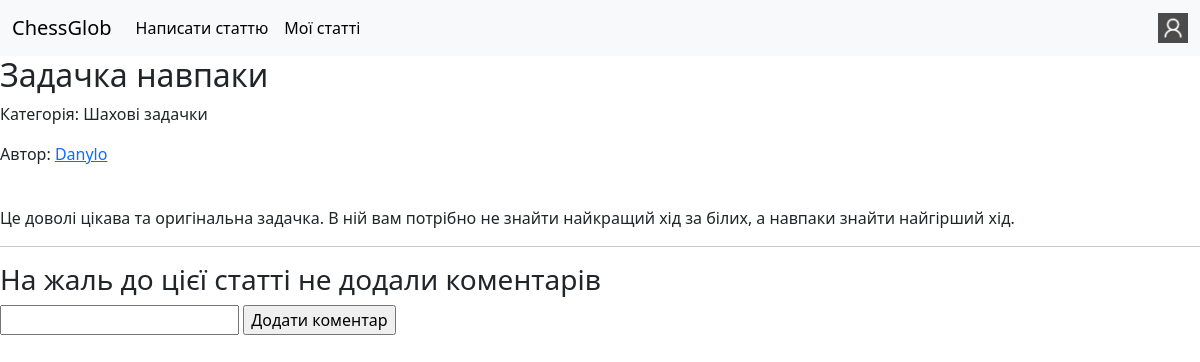
/view_article/1 (signed in), run on the app's committed database.
### blog/models.py (models this page shows, shortened)
class Article(models.Model):
    class Categories(models.TextChoices):
        other = "Інше"
        debut = "Дебют"
        middle_game = "Мітельшпіль"
        end_game = "Ендшпіль"
        history = "Історія"
        etude = "Шахові задачки"
    author = models.ForeignKey(MyUser, models.CASCADE)
    name = models.CharField(max_length=32)
    category = models.CharField(choices=Categories.choices, default=Categories.other)
    elements_num = models.IntegerField(default=1)

class TextArticleElement(models.Model):
    article = models.ForeignKey(Article, models.CASCADE)
    num = models.IntegerField()
    t = "text" #t - type. Потрібно, щоб відрізняти TextArticleElement від FileArticleElement
    text = models.TextField()

### auth_sys/models.py (models this page shows, shortened)
class MyUser(AbstractBaseUser, PermissionsMixin):
    class Roles(models.TextChoices): #Усі можливі ролі
        USER = "user"
        ADMINISTRATOR = "administrator"
    username = models.CharField(unique=True, max_length=16)
    email = models.EmailField(unique=True)
    role = models.CharField(choices=Roles.choices, default=Roles.USER)
    first_name = models.CharField(blank=True, null=True, max_length=16)
    last_name = models.CharField(blank=True, null=True, max_length=32)
    birth_date = models.DateField(blank=True, null=True)
    is_staff = models.BooleanField(default=False)
    is_superuser = models.BooleanField(default=False)
    is_active = models.BooleanField(default=True)
    objects = MyUserManager() #Це потрібно для створення самого акаунту
    USERNAME_FIELD = "username"
    REQUIRED_FIELDS = ["email"]

### blog/views.py (the view)
# urls.py: path("view_article/<int:article_pk>", views.view_article, name="view_article"),
def view_article(request, article_pk):
    if not models.Article.objects.filter(pk=article_pk).exists():
        return redirect("/eror?eror_text=Статті з таким pk не існує.")
    text_elements = list(models.TextArticleElement.objects.filter(article=article_pk))
    file_elements = list(models.FileArticleElement.objects.filter(article=article_pk))
    elements = sorted(text_elements+file_elements, key=lambda element: element.num)
    return render(request, "blog/view_article.html", context={"article":models.Article.objects.get(pk=article_pk),
                                        "elements":elements, "comments":models.Comment.objects.filter(article=article_pk)})

### templates/blog/view_article.html (shortened to what this page needs)
{% extends "base.html" %}
{% load static %}
{% load custom_tags %}
{% block body %}
<h2>{{ article.name }}</h2>
<p>Категорія: {{ article.category }}</p>
<p>Автор: <a href="{% url 'blog:view_user_info' article.author.username %}">{{ article.author.username }}</a></p>
<br>
{% for element in elements %}
    {% if element.t == "text" %}
        <p>{{ element.text }}</p>
    {% endif %}
{% endfor %}
<hr>
{% if comments %}
<ul>
    {% for comment in comments %}
    <li>{{ comment.author.username }}: {{ comment.text }}
        {% if user == comment.author or user.role == comment.author.Roles.ADMINISTATOR %}
        <a class="btn btn-danger" href="{% url 'blog:delete_comment' article.pk comment.pk %}" role="button">Видалити</a>
        {% endif %}
    </li>
    {%endfor%}
</ul>
{% else %}
<h3>На жаль до цієї статті не додали коментарів</h3>
{% endif %}
<form method="post" action="{% url 'blog:add_comment' article.pk %}">
    <input type="text" name="text" required>
    <input type="submit" value="Додати коментар">
</form>
{% endblock %}

### data on the page
Article: name "Задачка навпаки", category "Шахові задачки", author.username "Danylo"
TextArticleElement: text "Це доволі цікава та оригінальна задачка. В ній вам потрібно не знайти найкращий хід за білих, а навпаки знайти найгірший хід."
